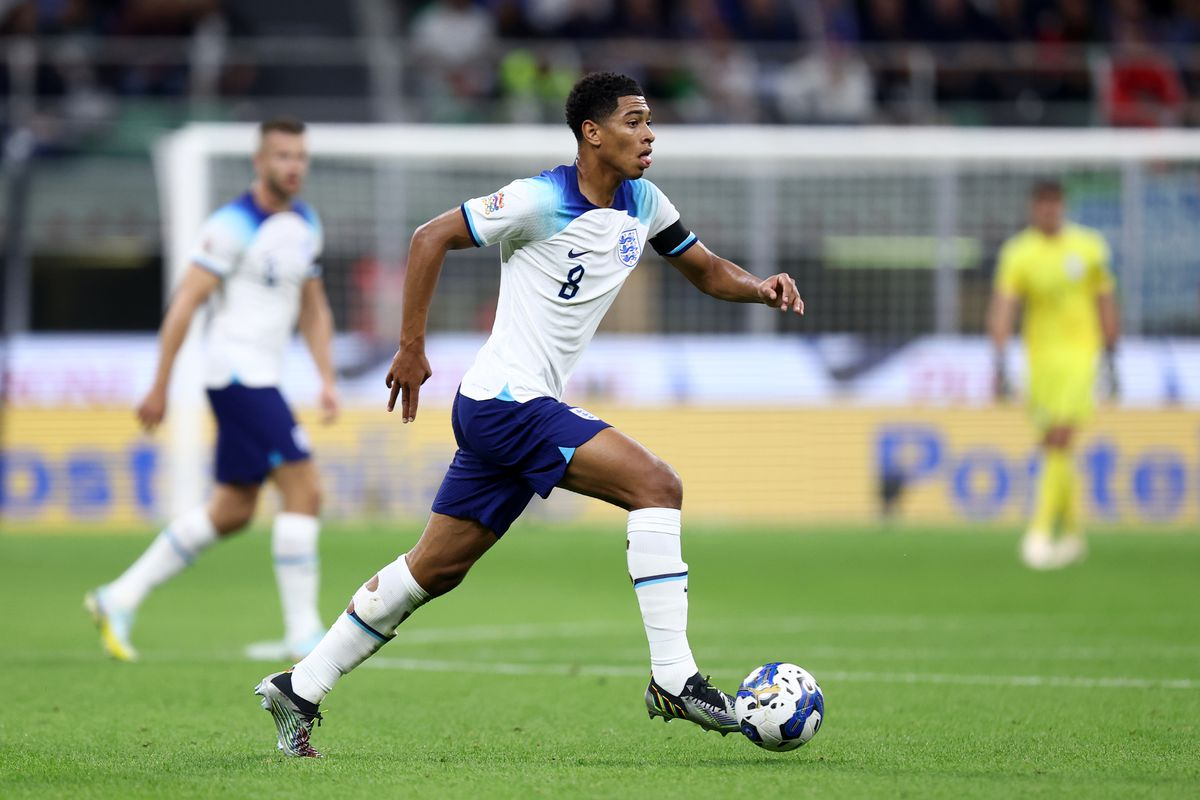
#> input picture EXPERIMENT 03/bellingam.jpg, 1200 x 800 px, found by its file name
$ python cannyedge_demo.py
#> lines starting #> are read from the running program, lines starting #| are printed output that depends on the picture
import cv2
import numpy as np

def nothing(x):
    pass

cv2.namedWindow('Canny Edge Detection')
cv2.createTrackbar('Threshold1', 'Canny Edge Detection', 0, 255, nothing)
cv2.createTrackbar('Threshold2', 'Canny Edge Detection', 0, 255, nothing)

cv2.setTrackbarPos('Threshold1', 'Canny Edge Detection', 50)
cv2.setTrackbarPos('Threshold2', 'Canny Edge Detection', 150)

image = cv2.imread('EXPERIMENT 03//bellingam.jpg', cv2.IMREAD_GRAYSCALE)
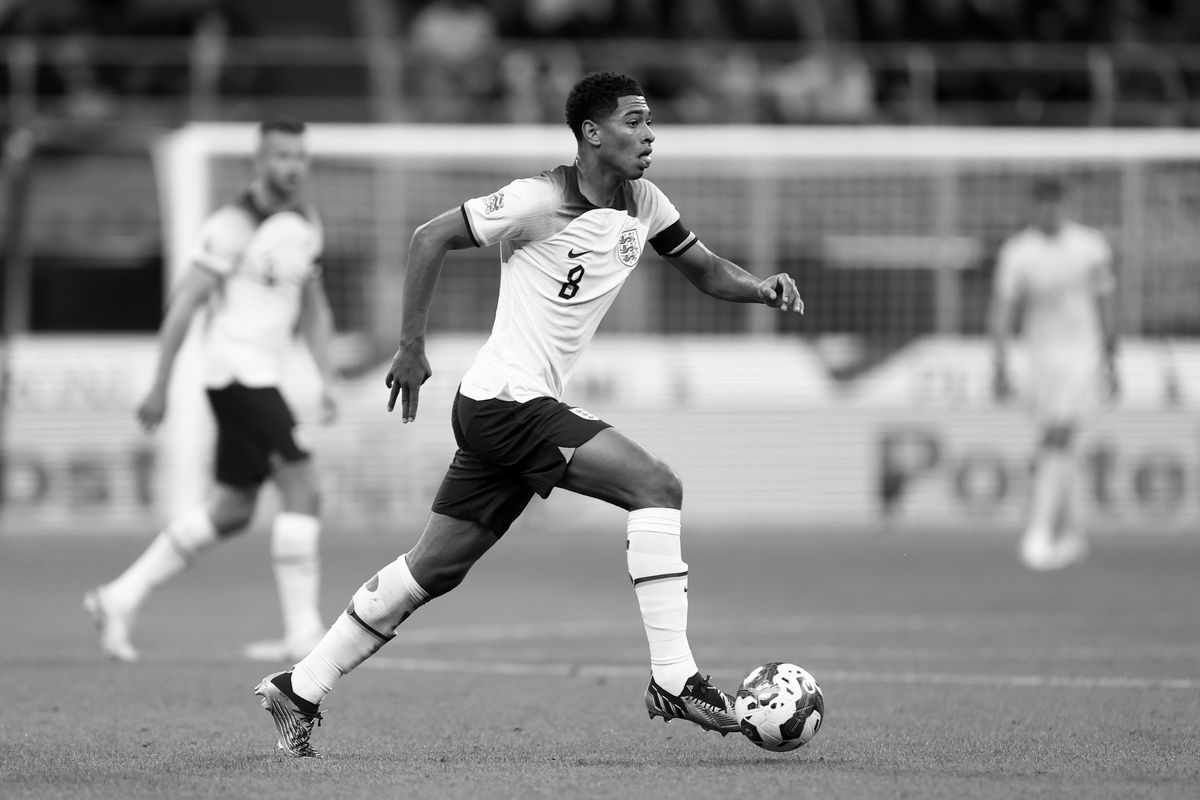
#> image: shape (800, 1200); min 0, max 255, mean 135.3
while True:
    thresh1 = cv2.getTrackbarPos('Threshold1', 'Canny Edge Detection')
    thresh2 = cv2.getTrackbarPos('Threshold2', 'Canny Edge Detection')
    edges = cv2.Canny(image, thresh1, thresh2)
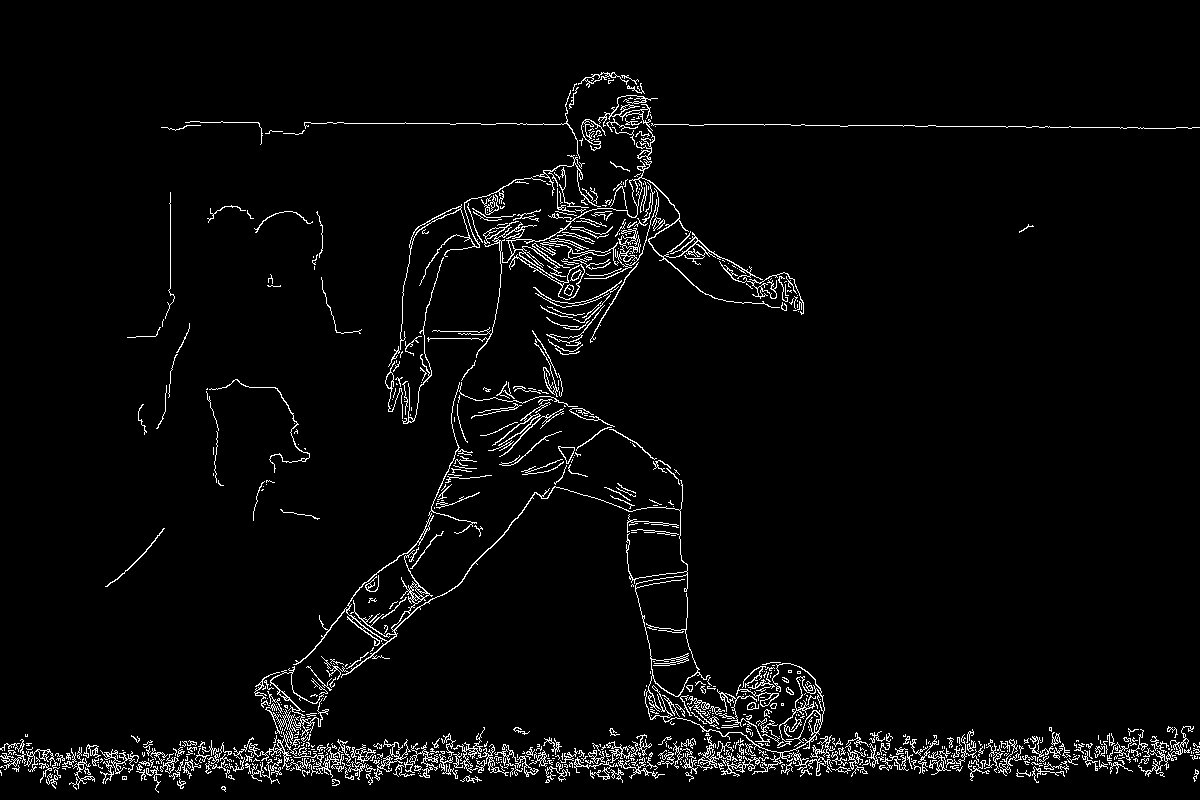
#> edges: shape (800, 1200); 3.5% white in thin lines or dots
    cv2.imshow('Canny Edge Detection', edges)
    if cv2.waitKey(1) & 0xFF == ord('q'):
#> (key q is pressed here)
        break


cv2.destroyAllWindows()
